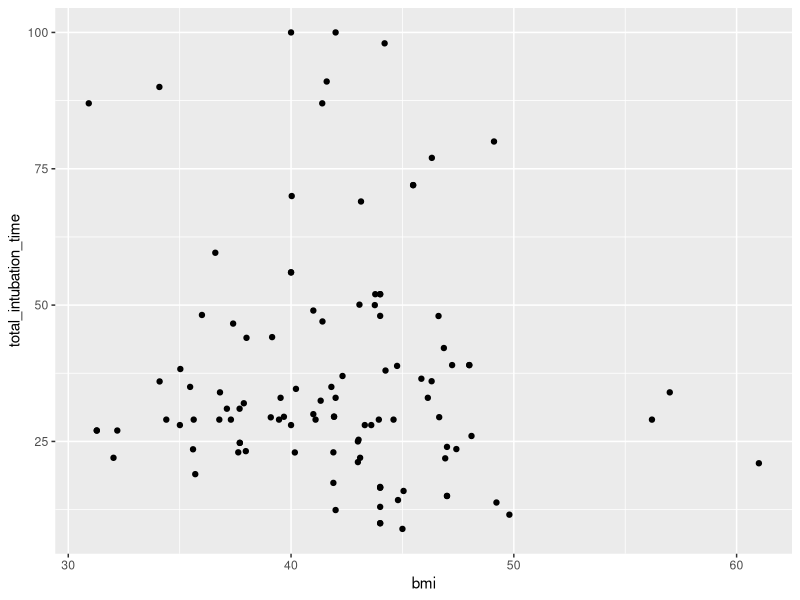
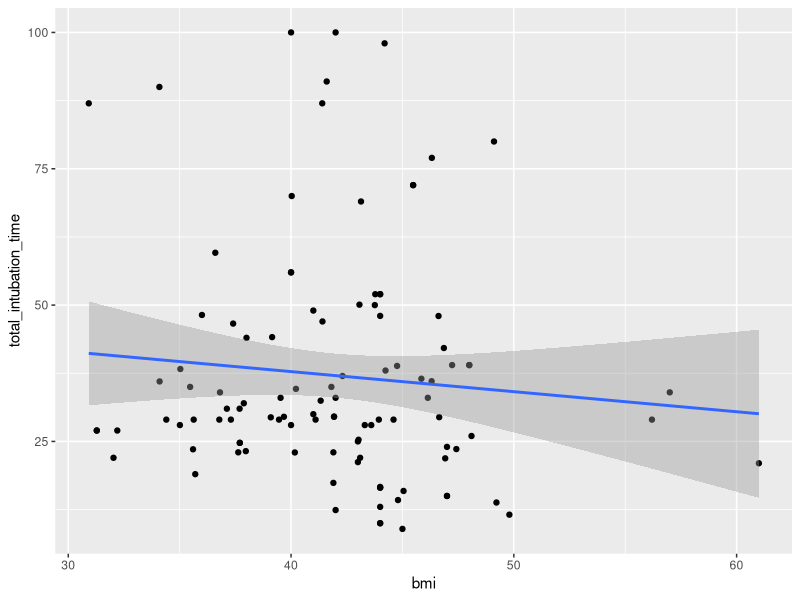

Source code (R) for these figures, in order:
## ---- chunk 1
library(tidyverse)
library(here)
knitr::opts_chunk$set(echo = TRUE, warning = FALSE, message = FALSE)
myData <- read_delim(here("data", "dataset-exam-group7.txt"))
myData_columns <- read_delim(here("data", "dataset-exam-group7-columns.txt"))
## ---- chunk 2
glimpse(myData)
## ---- chunk 3
glimpse(myData_columns)
## ---- chunk 4
  plot(myData_columns %>% 
    ggplot(aes(x = bmi, y = total_intubation_time)) +
    geom_point())

## ---- chunk 5
plot(
  myData_columns %>% 
    ggplot(aes(x = bmi, y = total_intubation_time)) +
    geom_point() + 
    geom_smooth(method = "lm"))
## ---- chunk 6
t_test_result <-
  myData_columns %>%
    t.test(total_intubation_time~gender, data=.)
print(t_test_result)
## ---- chunk 7
sessionInfo()
